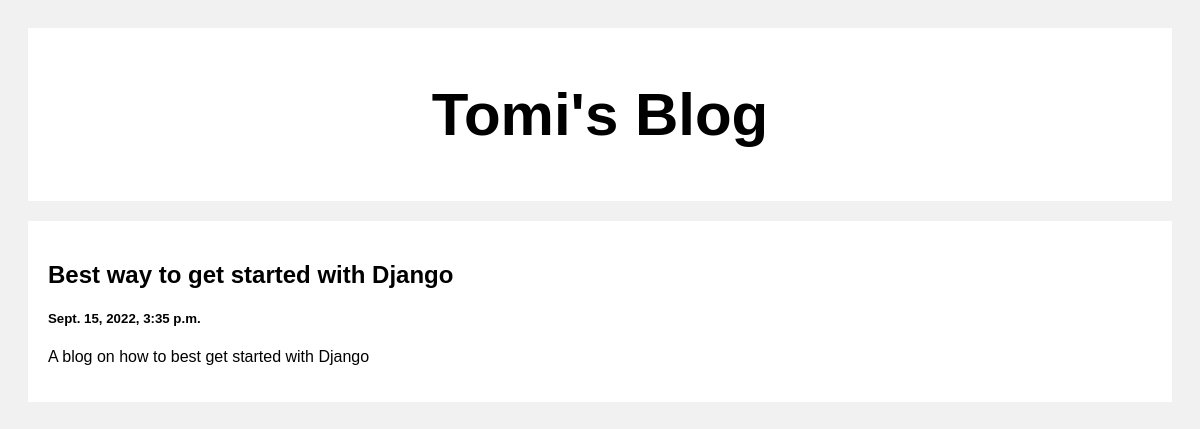
Screenshot of /post/2 with the database file from the repository.
### posts/models.py (models this page shows)
class Post(models.Model):
    title = models.CharField(max_length=100)
    body = models.CharField(max_length=1_000_000)
    created_at = models.DateTimeField(default=datetime.now(), blank=True)

### posts/views.py (the view)
# urls.py: path('post/<str:pk>', views.post, name='post')
def post(request, pk):
    post = Post.objects.get(id=pk)
    context = {
        'post': post
    }
    return render(request, 'post.html', context)

### templates/post.html (shortened to what this page needs)
<!DOCTYPE html>
<html>
<head>
</head>
<body>
    <div class="header">
        <h2>Tomi's Blog</h2>
    </div>
    <div class="row">
        <div class="leftcolumn">
            <div class="card">
                <a style="text-decoration: none; color: black;" href="#">
                    <h2>{{post.title}}</h2>
                    <h5>{{post.created_at}}</h5>
                    <p>{{post.body}}</p>
                </a>
            </div>
        </div>
    </div>
</body>
</html>

### templates/post.html (style rules this page uses)
* { box-sizing: border-box; }
body { font-family: Arial; padding: 20px; background: #f1f1f1; }
.header { padding: 2px; font-size: 40px; text-align: center; background: white; }
.leftcolumn { float: left; width: 100%; }
.card { background-color: white; padding: 20px; margin-top: 20px; }
.row:after { content: ""; display: table; clear: both; }

### rows the page displays
Post: title "Best way to get started with Django", created_at "Sept. 15, 2022, 3:35 p.m.", body "A blog on how to best get started with Django"
